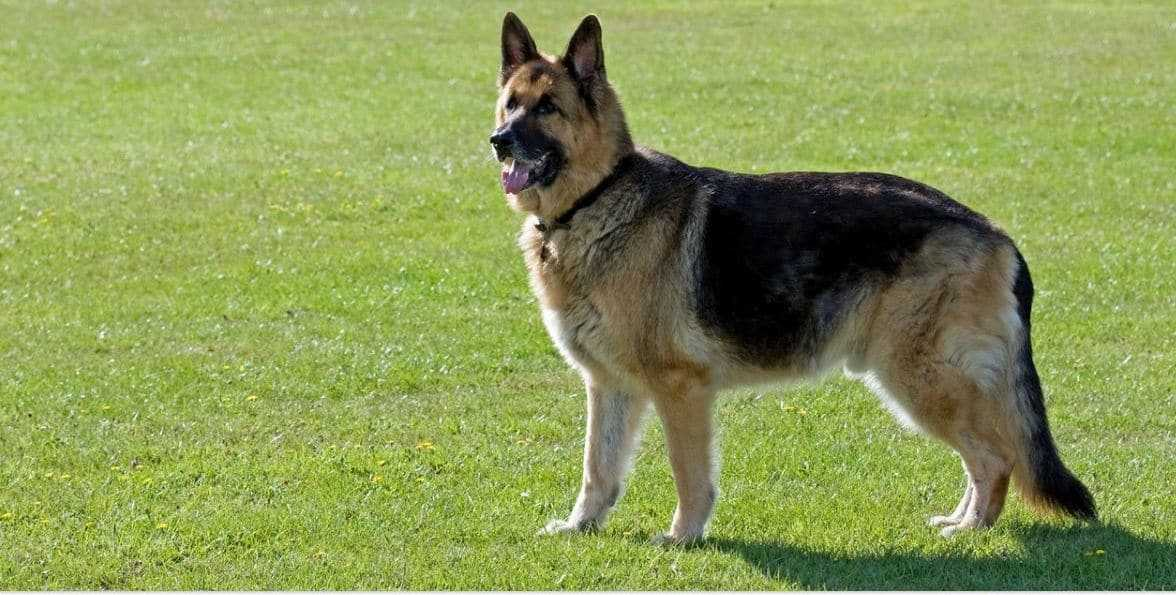
#> input picture img_inputs/dog.jpg, 1176 x 595 px
$ python fromScartch_commented.py
#> lines starting #> are read from the running program, lines starting #| are printed output that depends on the picture
# -*- coding: utf-8 -*-
"""
Neural Net from Scratch - WORK IN PROGRESS
MAIN CODE Source -- Prof Ahlad Kumar YouTube
Video -- https://www.youtube.com/watch?v=0zbhg79i_Bs
"""
"""
Speed up code with - Static Typing using cython
$ pip3 install cython
Requirement already satisfied: cython in /home/dhankar/anaconda3/envs/pytorch_venv/lib/python3.8/site-packages (0.29.21)

"""
import matplotlib.pyplot as plt
import numpy as np
#from PIL import Image
#import albumentations as alb
import random , cv2

img_input = cv2.imread('../img_inputs/dog.jpg',cv2.IMREAD_GRAYSCALE)/255
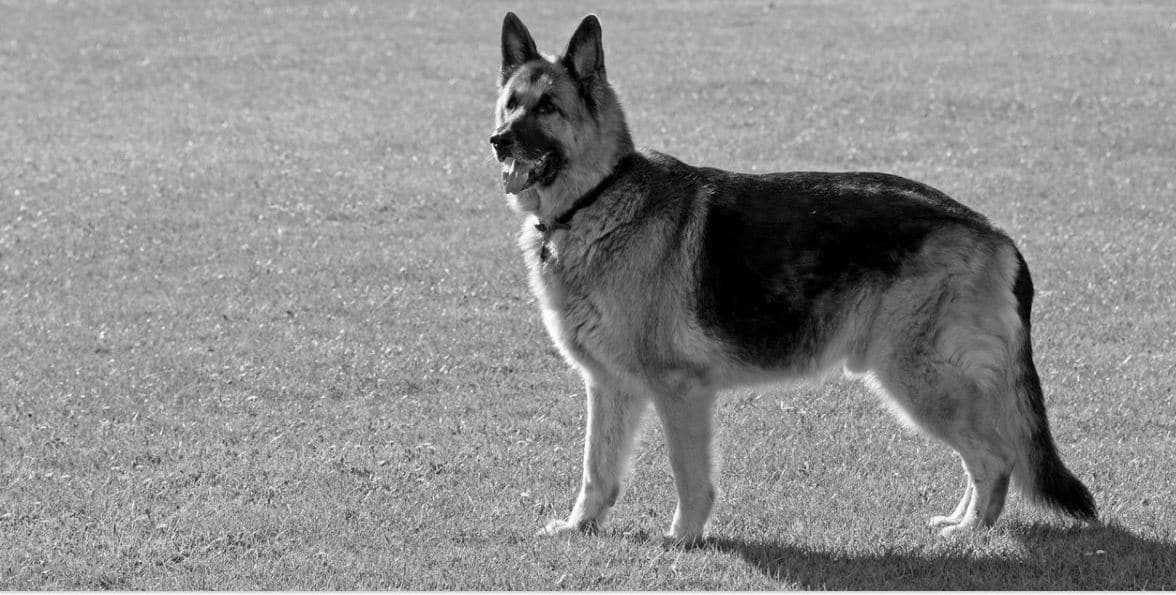
#> img_input: shape (595, 1176) float64; min 0, max 1, mean 0.551
# CyThon_Changes - Changed the path above.
#img = cv2.imread('../img_inputs/dog.jpg')#Not GrayScale
plt.imshow(img_input,cmap = 'gray')
#plt.show() # Gray Dog
print(img_input.shape)#(595, 1176)
#| (595, 1176)

class Conv_class:
    def __init__(self, num_filters,filter_size):
        '''
        num_filters,filter_size
        '''
        self.num_filters = num_filters
        self.filter_size = filter_size
        self.conv_filter = np.random.randn(num_filters,filter_size,filter_size)/(filter_size*filter_size)
        # self.filters = np.random.randn(num_filters, 3, 3) / 9
        # self.last_input = None


    def image_region(self, image):
        '''
        Generator method which will YIELD the image_patch ( Numpy Array) of Dimensions - 7X7
        These - image_patch - numpy arrays will be the TARGET's over which the KERNEL's will be EMBOSSED
        WIP - Count image_patches ... #Maybe == 6,89,130 , from experimenting with Counter == cntImgPatch
        '''
        height, width = image.shape
        #print(height) # 595 , #(595, 1176)
        self.image = image # Not required ??
        f_size = self.filter_size
        #print("Func = image_region , Filter Size---> ", f_size) #7
        #cntImgPatch = 0

        for j in range(height - f_size +1):
            for k in range(width - f_size +1):
                image_patch = image[j:(j+f_size), k:(k+f_size)]
                # [4 lines of commented-out code are left out]
                yield image_patch, j, k

    def forward_prop(self, image):
        '''
        '''
        height, width = image.shape
#> height = 595; width = 1176
        f_size = self.filter_size
        num_filters = self.num_filters
        conv_fil = self.conv_filter

        conv_out = np.zeros((height- f_size +1, width- f_size +1, num_filters))
        for image_patch, i, j in self.image_region(image): #Unpacking values ?
            conv_out[i, j] = np.sum(image_patch * conv_fil, axis=(1,2))
            #this is the actual convolution
        return conv_out

    def back_prop(self,dL_dout, learning_rate):
        '''
        #loss_gradient = dL_dout -- is the output of the MaxPooling Layer
        # FOOBAR --- dL_dout -- is coming back in here as a PARAM by means of BACKPROPOGATION ...
        # from further DownStream layer the MAXPOOL Layer
        '''
        dL_dF_params = np.zeros(self.conv_filter.shape) #loss_filters = dL_dF_params
        for image_patch, i, j in self.image_region(self.image): #last_input
            for k in range(self.num_filters):
                dL_dF_params[k] += dL_dout[i, j, k] * image_patch  ##loss_gradient = dL_dout
        # Filter params update
        self.conv_filter -= learning_rate*dL_dF_params
        #Above - update rule for the Conv Filter - it updates the Weights of the Conv Filter
        return dL_dF_params

conn = Conv_class(18,7) # Count of Filters == 18 , Shape of Filters == 7 X 7
img_out1 = conn.forward_prop(img_input)
#print(type(img_out1)) #<class 'numpy.ndarray'>
print(img_out1.shape) # (589, 1170, 18)
#| (589, 1170, 18)

# [8 lines of commented-out code are left out]

class max_pool:
    def __init__(self,filter_size):
        self.filter_size = filter_size

    def image_region(self, image):
        #print("image_region--image.shape---",image.shape) # (589, 1170, 18)
        new_h = image.shape[0] // self.filter_size
        new_w = image.shape[1] // self.filter_size
        #print("--maxPool-New-Width ===",new_w) #1170
        self.image = image # Not required ??
        f_size = self.filter_size
        # Image patches that are extracted below , will be of Size - (new_h X new_w)

        for i in range(new_h):
            for j in range(new_w):
                image_patch = image[(i*f_size):(i*f_size + f_size),(j*f_size):(j*f_size + f_size)]
                #print("-image_region---image_patch.shape---",image_patch.shape)
                #(8, 8, 18) #(4, 4, 18) ### The image_patch.shape - changes as we provide FIlter = 4 , 8 , 16 etc
                yield image_patch , i , j

    def forward_prop(self , image):
        f_size = self.filter_size
        #print("------f_size-------",f_size) #4
        #print("--image.shape---",image.shape)
        #(589, 1170, 18) -- This is input image.shape , doesnt alter with f_size
        height , width , num_filters = image.shape
#> height = 589; width = 1170; num_filters = 18
        output = np.zeros((height // f_size , width // f_size , num_filters))
        print("--output.shape---",output.shape)
#| --output.shape--- (147, 292, 18)
        # with f_size = 4 , output.shape == (147, 292, 18)
        # with f_size = 18 , output.shape == (32, 65, 18)

        for image_patch , i , j in self.image_region(image):
            #print(type(image_patch)) #<class 'numpy.ndarray'>
            #print(image_patch.shape) #(4, 4, 18) == (filter_size, filter_size, 18)
            #print(image_patch)
            output[i,j] = np.amax(image_patch, axis = (0,1)) #IndexError: index 292 is out of bounds for axis 1 with size 292
            #If this is a tuple of ints, the maximum is selected over multiple axes, instead of a single axis or all the axes as before.
            #output = np.amax(image_patch) #,axis = 1) ## ValueError: zero-size array to reduction operation maximum which has no identity
            #print(output.shape)

            #axis = (0,1) ,should get - height, width only
            # with axis = 1 === (4,18) also (0,18)
            # with axis = 1 === (4,18) Only
            # with axis = NO AXIS === () Only

            #FOR -- conn2 = max_pool(4)  --> IndexError: index 292 is out of bounds for axis 1 with size 292
            #FOR -- conn2 = max_pool(8)  --> IndexError: index 146 is out of bounds for axis 1 with size 146
            #FOR -- conn2 = max_pool(16)  --> IndexError: index 73 is out of bounds for axis 1 with size 73
            #FOR -- output[i,j] = np.amax(image_patch, axis = (1,2)) -- ValueError: could not broadcast input array from shape (4) into shape (18)
        return output

    def back_prop(self , dL_dout):
        print(type(dL_dout)) #
        # This - dL_dout - is coming in as PARAM up here from the method == soft_max.back_prop
        f_size = self.filter_size
        dL_dmax_pool = np.zeros(self.image.shape)
        for image_patch , i , j in self.image_region(self.image):
            height , width , num_filters = image_patch.shape
            max_val == np.amax(image_patch , axis = (0,1))

            for i1 in range(height):
                for j1 in range(width):
                    for k1 in range(num_filters):
                        if image_patch[i1,j1,k1] == max_vale[k1]:
                            dL_dmax_pool[i*f_size +i1, j*f_size +j1 ,k1] = dL_dout[i,j,k1]
            return dL_dmax_pool

conn2 = max_pool(4)
img_out2 = conn2.forward_prop(img_out1)
# img_out1 , the output of the - conn Class above
# this img_out1 had the shape == (589, 1170, 18)
# It was giving us 17 Images , which were results of the RANDOM Filters??
print(img_out2.shape)
#| (147, 292, 18)

for plt_cnt in range(17):
    plt.imshow(img_out2[:,:,plt_cnt])
    plt.show(block=False)
    plt.pause(2)
    plt.close()
#> this loop made 17 passes
#> pass 1, `plt.show(block=False)`:
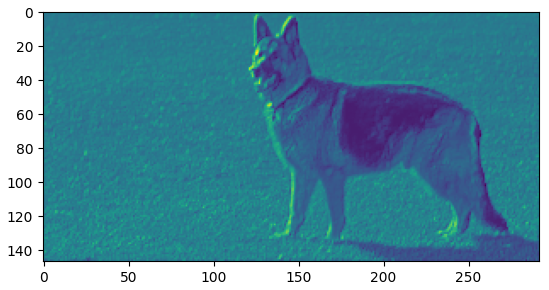
#> figure drawn by matplotlib, 1 panel
#> pass 2, `plt.show(block=False)`:
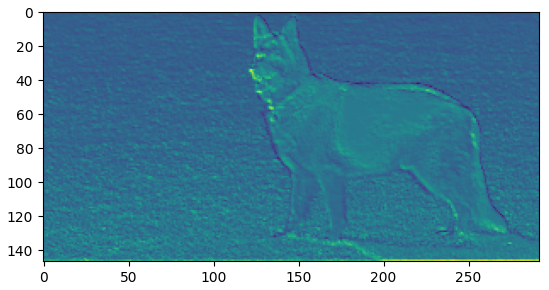
#> figure drawn by matplotlib, 1 panel
# [199 lines of commented-out code are left out]
